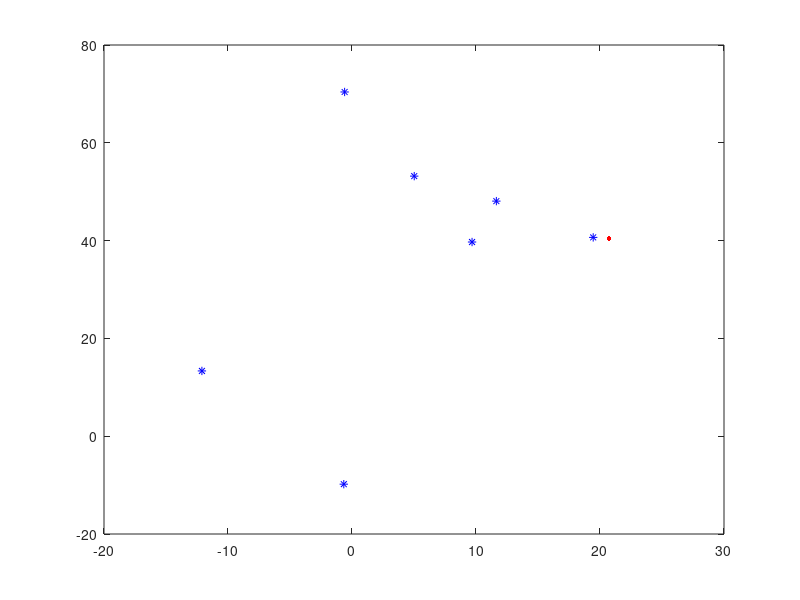

Reproduce this figure in MATLAB. (Note: this script raises an error after producing the figure.)
clc 
clear all


N_gt = 7; % number of groud truth;
N_m = 96; % number of maximum detection of a sensor
N_s = 3; %number of sensor


%% randomly create ground truth
ground_truth = {};
for i = 1:N_gt
    ground_truth{i} = struct('mean',[-30 + (30-(-30))*rand(); -10 + (110-(-10))*rand()],...
        'difficulty',[0 + (3-0)*rand(), 0; 0, 0 + (3-0)*rand()]);
end

%% location of the groud truth
for i = 1:N_gt
    plot(ground_truth{i}.mean(1),ground_truth{i}.mean(2),'*b');    
    hold on
end

%% generate detections under Bernoulli with Gaussian
detection = {}; % create empty detection

r1 = 0.8; 
r2 = 0.9;
r3 = 0.85;
cov1 = 1*[1,0;0,1]; % side front radar
cov2 = 2*[1,0;0,1]; % FLR
cov3 = 3*[1,0;0,1]; % FLC

r = {r1,r2,r3}; % p of each sr's bernoulli
cov = {cov1,cov2,cov3}; % accuracies of the sensors


for i=1:N_gt
    for j=1:N_s
        if rand(1) >= 1-r{j}
            detection{end+1} = struct('confidence',rand(1),...
                'mean',mvnrnd(ground_truth{i}.mean, ground_truth{i}.difficulty)',...
                'covariance', cov{j});
        end
    end
end

    
%% random fault
N_f = ceil(length(detection)/10);
for i = 1:N_f
    detection{end+1} = struct('confidence',rand(1),...
        'mean',[-30 + (30-(-30))*rand(); -10 + (110-(-10))*rand()],...
        'covariance',[0 + (3-0)*rand(), 0; 0, 0 + (3-0)*rand()]);
end

%% location of the detection
for i = 1:length(detection)
    plot(detection{i}.mean(1),detection{i}.mean(2),'.r','MarkerSize',10);
    xy = sigmaEllipse2D(detection{i}.mean, detection{i}.covariance);
    plot(xy(1,:),xy(2,:),'--r');
    hold on
end

hold off

%%

% idx1 = 1;
% idx2 = 4;

% KLD(detection{idx1}.mean, detection{idx2}.mean, detection{idx1}.covariance, detection{idx2}.covariance)
% KLD(detection{idx2}.mean, detection{idx1}.mean, detection{idx2}.covariance, detection{idx1}.covariance)



%% functions
function [dist] = KLD(m1,m2,cov1,cov2)
    dist = 0.5 * ((m2-m1)' * inv(cov2) * (m2-m1) + trace(inv(cov2)*cov1) - log(det(cov1)/det(cov2))-length(m1));
end



